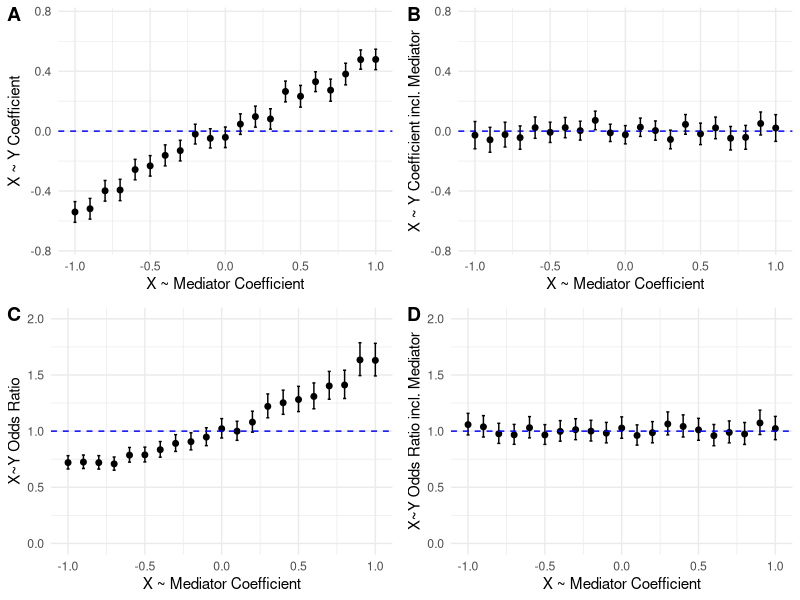
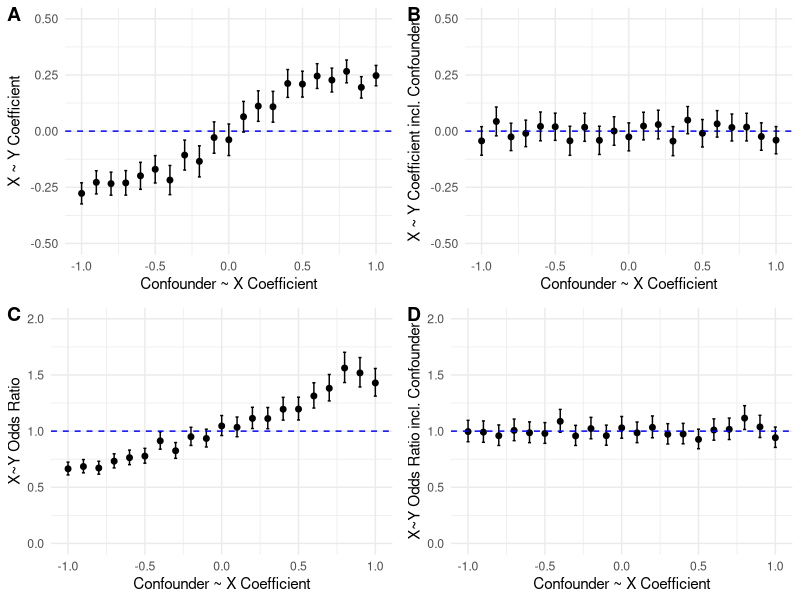

These charts were generated, in order, by the following R code: (Note: a time limit stopped this script after it produced the figures.)

# Student No. 2005070
# Dissertation Research Paper Code

# Contents:
# Scenario 1    line 21
# Scenario 2    line 407
# Scenario 3    line 605
# Scenario 4    line 808
# Scenario 5    line 975

################################################################################

# Loading useful libraries
library(tidyverse)
library(ggplot2)
library(ggpubr)

set.seed(27)

################################################################################
# Scenario 1
# Illustrating a mediator (linear regression)

# Creating the mediator simulation function

sim_Med <- function(betaXMed, betaMedY, betaXY){
  n <- 1000
  errorMed <- 1     # error / random noise scaling
  errorX   <- 1
  errorY   <- 1
  X   <- errorX*rnorm(n)                             # generate X from standard normal distribution
  Med <- betaXMed*X              + errorMed*rnorm(n) # generate Mediator from X
  Y   <- betaXY*X + betaMedY*Med + errorY*rnorm(n)   # generate Y from X and Mediator
  lm1 <- lm(Y~X)          # simple regression
  lm2 <- lm(Y~X+Med)      # multiple regression
  coefXY    <- lm1$coefficients[2]  # save the estimate effect of X on Y from the simple regression
  coefXMedY <- lm2$coefficients[2]  # save the estimate effect of X on Y from the multiple regression
  coefXY.up    <- confint(lm1)[2,2] # save confidence intervals for both regressions
  coefXY.lo    <- confint(lm1)[2,1]
  coefXMedY.up <- confint(lm2)[2,2]
  coefXMedY.lo <- confint(lm2)[2,1]
  return(data.frame(coefXY, coefXMedY,            # return the two coefficients
                    coefXY.lo, coefXY.up,         # and the confidence intervals
                    coefXMedY.lo, coefXMedY.up)) 
}

# Set the parameters we will be using
betaMedY <- 0.5   # the mediator has quite a strong (0.5 coefficient) effect on Y
betaXY   <- 0.0   # this is the true effect of X on Y, here set as zero

# Test the function
sim_Med(1, betaMedY, betaXY)

# Run a loop of betaXMed values from -1.0 to +1.0 
betaXMed <- seq(-1.0, 1.0, by = 0.1)

resultsMed <- lapply(betaXMed, sim_Med, betaMedY, betaXY)

Med_df <- bind_rows(resultsMed)
# head(Med_df) 

# Now we can plot the estimated coefficient from the two regression models to show 
# the bias caused by different levels of mediator bias.
# The plot includes horizontal line which should be set at the 'true' value of the coefficient.

# Graph for simple regression, showing mediator bias
plot1 <- ggplot(Med_df, aes(x=betaXMed, y=coefXY)) +
  geom_point(shape=19, size = 1.7)+
  ylim(-0.75, 0.75)+
  geom_hline(yintercept=0.0, linetype='dashed', color='blue') +
  geom_errorbar(aes(ymin=coefXY.lo, ymax=coefXY.up), width=.02, colour = "black") +
  theme_minimal() + 
  xlab("X ~ Mediator Coefficient") + ylab("X ~ Y Coefficient")

# Graph for multiple regression, accounting for mediator
plot2 <- ggplot(Med_df, aes(x=betaXMed, y=coefXMedY)) +
  geom_point(shape=19, size = 1.7)+
  ylim(-0.75, 0.75)+
  geom_hline(yintercept=0.0, linetype='dashed', color='blue') +
  geom_errorbar(aes(ymin=coefXMedY.lo, ymax=coefXMedY.up), width=.02, colour = "black") +
  theme_minimal() + 
  xlab("X ~ Mediator Coefficient") + ylab("X ~ Y Coefficient incl. Mediator")


################################################################################
# Scenario 1
# Illustrating a mediator (logistic regression)

sim_Med_log <- function(bMX){
  n <- 10000                # the number of observations in the study
  X <- rbinom(n, 1, 0.5)   # categorical factor X
  #bMX <- log(bMX)
  intX <- 0     # intercept for the effect of mediator on X
  intY <- 0     # intercept for the effect of mediator on Y
  bMY <- 2      # coefficient for the effect of mediator on Y
  bXY <- 0      # coefficient for the effect of X on Y
  
  pM <- 1 / (1 + exp(-intX-bMX*X))         # expected probabilities of mediator
  M2 <- rbinom(n, 1, pM)                   # observed values of mediator
  pY <- 1 / (1 + exp(-intY-bXY*X-bMY*M2))  # expected probabilities of Y
  Y2 <- rbinom(n, 1, pY)                   # observed values of Y
  
  dat <- data.frame(X, M2, Y2)
  
  # Now run the logistic regressions with the 'observed' values of X, Y and Con
  glm1 <- glm(Y2 ~ X, family = binomial)     
  glm2 <- glm(Y2 ~ X + M2, family = binomial) 
  
  coefXY    <- exp(glm1$coefficients[2])  # save the estimate effect of X on Y from the simple regression
  coefXMedY <- exp(glm2$coefficients[2])  # save the estimate effect of X on Y from the multiple regression
  coefXY.up <- exp(confint(glm1)[2,2])    # save confidence intervals
  coefXY.lo <- exp(confint(glm1)[2,1])
  coefXMedY.up <- exp(confint(glm2)[2,2])
  coefXMedY.lo <- exp(confint(glm2)[2,1])
  return(data.frame(coefXY, coefXMedY, coefXY.lo, coefXY.up, coefXMedY.lo, coefXMedY.up))
}

sim_Med_log(1)
bMX <- seq(-1, 1, by = 0.1)

resultslogMed <- lapply(bMX, sim_Med_log)

Med_logdf <- bind_rows(resultslogMed)
head(Med_logdf) 

# Graph showing coefficients biased by mediator
plot3 <- ggplot(Med_logdf, aes(x=bMX, y=coefXY)) +
  geom_point(shape=19, size = 1.7)+
  geom_errorbar(aes(ymin=coefXY.lo, ymax=coefXY.up), width=.02, colour = "black") +
  ylim(0, 2)+
  geom_hline(yintercept=1, linetype='dashed', color='blue') +
  ylab("X~Y Odds Ratio") + xlab("X ~ Mediator Coefficient") +
  theme_minimal()

# Graph showing coefficients unbiased by mediator
plot4 <- ggplot(Med_logdf, aes(x=bMX, y=coefXMedY)) +
  geom_point(shape=19, size = 1.7)+
  geom_errorbar(aes(ymin=coefXMedY.lo, ymax=coefXMedY.up), width=.02, colour = "black") +
  ylim(0, 2)+
  geom_hline(yintercept=1, linetype='dashed', color='blue') +
  ylab("X~Y Odds Ratio incl. Mediator") + xlab("X ~ Mediator Coefficient") +
  theme_minimal()

# View the graphs
ggarrange(plot1, plot2, plot3, plot4, labels = c("A", "B", "C", "D"),
          ncol = 2, nrow = 2)


################################################################################
# Scenario 1
# Illustrating a confounder (linear regression)

# Creating the confounder simulation function
sim_Con <- function(betaConX, betaConY, betaXY){
  n <- 1000
  errorCon <- 1    # error / random noise scaling
  errorX   <- 1
  errorY   <- 1
  Con <- errorCon*rnorm(n)                             # generate Confounder
  X   <- betaConX * Con              + errorX*rnorm(n) # generate X from Confounder
  Y   <- betaConY * Con + betaXY * X + errorY*rnorm(n) # generate Y from Confounder and (potentially) X
  lm1 <- lm(Y~X)         # simple regression
  lm2 <- lm(Y~X+Con)     # multiple regression
  coefXY    <- lm1$coefficients[2]  # save the estimate effect of X on Y from the simple regression
  coefXYCon <- lm2$coefficients[2]  # save the estimate effect of X on Y from the multiple regression
  coefXY.up    <- confint(lm1)[2,2] # save confidence intervals for both regressions
  coefXY.lo    <- confint(lm1)[2,1]
  coefXYCon.up <- confint(lm2)[2,2]
  coefXYCon.lo <- confint(lm2)[2,1]
  return(data.frame(coefXY, coefXYCon,            # return the two coefficients
                    coefXY.lo, coefXY.up,         # and the confidence intervals
                    coefXYCon.lo, coefXYCon.up)) 
}

# Set the parameters we will be using
betaConY <- 0.5  # the confounder has quite a strong (0.5 coefficient) effect on Y
betaXY   <- 0.0  # this is the true effect of X on Y, here set as zero

# Test the function
sim_Con(1, betaConY, betaXY) 

# Running the function in a loop using different betaConX values between -1.0 (strong confounded 
# negative correlation) and +1.0 (strong confounded positive correlation). 0 means no confounding.
betaConX <- seq(-1.0, 1.0, by = 0.1)

resultsCon <- lapply(betaConX, sim_Con, betaConY, betaXY)

Con_df <- bind_rows(resultsCon)
# head(Con_df) # examine the output

# Now we can plot the estimated coefficient from the two regression models to show 
# the bias caused by different levels of confounding.
# The plot includes horizontal line which should be set at the 'true' value of the coefficient.

# Graph for simple regression, showing confounding bias
plot5 <- ggplot(Con_df, aes(x=betaConX, y=coefXY)) +
  geom_point(shape=19, size = 1.7)+
  ylim(-0.5, 0.5)+
  geom_hline(yintercept=0.0, linetype='dashed', color='blue') +
  geom_errorbar(aes(ymin=coefXY.lo, ymax=coefXY.up), width=.02, colour = "black") +
  theme_minimal() + 
  xlab("Confounder ~ X Coefficient") + ylab("X ~ Y Coefficient")

# Graph for multiple regression, accounting for confounder
plot6 <- ggplot(Con_df, aes(x=betaConX, y=coefXYCon)) +
  geom_point(shape=19, size = 1.7)+
  ylim(-0.5, 0.5)+
  geom_hline(yintercept=0.0, linetype='dashed', color='blue') +
  geom_errorbar(aes(ymin=coefXYCon.lo, ymax=coefXYCon.up), width=.02, colour = "black") +
  theme_minimal() + 
  xlab("Confounder ~ X Coefficient") + ylab("X ~ Y Coefficient incl. Confounder")


################################################################################
# Scenario 1
# Illustrating a confounder (logistic regression)

sim_Con_log <- function(bCX){
  n <- 10000      # the number of observations in the study
  #bCX <- log(bCX)
  C <- rbinom(n, 1, 0.5)      # simulate n values of C from the binomial distribution
  
  intX <- 0     # the intercept for the logistic regressions for the effect of the confounder on X
  intY <- 0     # the intercept for the logistic regressions for the effect of the confounder on Y
  bCY <- 2      # the coefficient for the effect of the confounder on Y (the log of the odds ratio)
  
  pX <- 1 / (1 + exp(-intX-bCX*C))   # EXPECTED probabilities of X given the value of the confounder
  pY <- 1 / (1 + exp(-intY-bCY*C))   # EXPECTED probabilities of Y given the value of the confounder
  
  X2 <- rbinom(n, 1, pX)  # Use the Expected probabilities for X to generate a value either 1 or 0 for the OBSERVED value of X
  Y2 <- rbinom(n, 1, pY)  # Use the Expected probabilities for Y to generate a value either 1 or 0 for the OBSERVED value of Y
  
  dat <- data.frame(C, X2, Y2)
  
  # Now run the logistic regressions with the 'observed' values of X, Y and Con
  glm1 <- glm(Y2 ~ X2, family = binomial)     
  glm2 <- glm(Y2 ~ X2 + C, family = binomial) 
  coefXY    <- exp(glm1$coefficients[2])  # save the estimate effect of X on Y from the simple regression
  coefXYCon <- exp(glm2$coefficients[2])  # save the estimate effect of X on Y from the multiple regression
  coefXY.up <- exp(confint(glm1)[2,2])    # save confidence intervals
  coefXY.lo <- exp(confint(glm1)[2,1])
  coefXYCon.up <- exp(confint(glm2)[2,2])
  coefXYCon.lo <- exp(confint(glm2)[2,1])
  return(data.frame(coefXY, coefXYCon, coefXY.lo, coefXY.up, coefXYCon.lo, coefXYCon.up))
}

sim_Con_log(1)

bCX <- seq(-1.0, 1.0, by = 0.1)

resultslogCon <- lapply(bCX, sim_Con_log)

Con_logdf <- bind_rows(resultslogCon)
head(Con_logdf) 

# Graph showing coefficients biased by confounder
plot7 <- ggplot(Con_logdf, aes(x=bCX, y=coefXY)) +
  geom_point(shape=19, size = 1.7)+
  geom_errorbar(aes(ymin=coefXY.lo, ymax=coefXY.up), width=.02, colour = "black") +
  ylim(0, 2)+
  geom_hline(yintercept=1, linetype='dashed', color='blue') +
  ylab("X~Y Odds Ratio") + xlab("Confounder ~ X Coefficient") +
  theme_minimal()

# Graph showing coefficients unbiased by confounder
plot8 <- ggplot(Con_logdf, aes(x=bCX, y=coefXYCon)) +
  geom_point(shape=19, size = 1.7)+
  geom_errorbar(aes(ymin=coefXYCon.lo, ymax=coefXYCon.up), width=.02, colour = "black") +
  ylim(0, 2)+
  geom_hline(yintercept=1, linetype='dashed', color='blue') +
  ylab("X~Y Odds Ratio incl. Confounder") + xlab("Confounder ~ X Coefficient") +
  theme_minimal()

# View the graphs
ggarrange(plot5, plot6, plot7, plot8, labels = c("A", "B", "C", "D"),
          ncol = 2, nrow = 2)


################################################################################
# Scenario 1
# Illustrating a collider (linear regression)

# Creating the collider simulation function
sim_Col <- function(betaXCol, betaYCol, betaXY){
  n <- 1000
  errorCol <- 1    # error / random noise scaling
  errorX   <- 1
  errorY   <- 1
  X   <- errorX*rnorm(n)                             # generate X from standard normal distribution
  Y   <- betaXY*X                + errorY*rnorm(n)   # generate Y from standard normal distribution and X
  Col <- betaXCol*X + betaYCol*Y + errorCol*rnorm(n) # generate Collider from X and Y
  lm1 <- lm(Y~X)          # simple regression
  lm2 <- lm(Y~X+Col)      # multiple regression
  coefXY    <- lm1$coefficients[2]  # save the estimate effect of X on Y from the simple regression
  coefXYCol <- lm2$coefficients[2]  # save the estimate effect of X on Y from the multiple regression 
  coefXY.up    <- confint(lm1)[2,2] # save confidence intervals for both regressions
  coefXY.lo    <- confint(lm1)[2,1]
  coefXYCol.up <- confint(lm2)[2,2]
  coefXYCol.lo <- confint(lm2)[2,1]
  return(data.frame(coefXY, coefXYCol,            # return the two coefficients
                    coefXY.lo, coefXY.up,         # and the confidence intervals
                    coefXYCol.lo, coefXYCol.up)) 
}

# Set the parameters we will be using
betaYCol <- 0.5  # Y has quite a strong (0.5 coefficient) effect on the collider
betaXY   <- 0.0  # this is the true effect of X on Y, here set as zero

# Test the function
sim_Col(1, betaYCol, betaXY)

# Run a loop of betaXCol values from -1.0 to +1.0 
betaXCol <- seq(-1.0, 1.0, by = 0.1)

resultsCol <- lapply(betaXCol, sim_Col, betaYCol, betaXY)

Col_df <- bind_rows(resultsCol)
# head(Col_df) 

# Now we can plot the estimated coefficient from the two regression models to show 
# the bias caused by different levels of collider bias.
# The plot includes horizontal line which should be set at the 'true' value of the coefficient.

# Graph for multiple regression, showing collider bias
plot9 <- ggplot(Col_df, aes(x=betaXCol, y=coefXYCol)) +
  geom_point(shape=19, size = 1.7)+
  ylim(-0.6, 0.6)+
  geom_hline(yintercept=0.0, linetype='dashed', color='blue') +
  geom_errorbar(aes(ymin=coefXYCol.lo, ymax=coefXYCol.up), width=.02, colour = "black") +
  theme_minimal() + 
  xlab("X ~ Collider Coefficient") + ylab("X ~ Y Coefficient incl. Collider")

# Graph for simple regression, unbiased by the collider
plot10 <- ggplot(Col_df, aes(x=betaXCol, y=coefXY)) +
  geom_point(shape=19, size = 1.7)+
  ylim(-0.6, 0.6)+
  geom_hline(yintercept=0.0, linetype='dashed', color='blue') +
  geom_errorbar(aes(ymin=coefXY.lo, ymax=coefXY.up), width=.02, colour = "black") +
  theme_minimal() + 
  xlab("X ~ Collider Coefficient") + ylab("X ~ Y Coefficient")


################################################################################
# Scenario 1
# Illustrating a collider (logistic regression)

sim_Col_log <- function(bC2X){
  n <- 10000                 # the number of observations in the study
  X <- rbinom(n, 1, 0.5)    # categorical factor X
  #bC2X <- log(bC2X)
  intX <- 0     # intercept for the effect of collider on X
  intY <- 0     # intercept for the effect of collider on Y
  bC2Y <- 2     # coefficient for the effect of collider on Y
  bXY  <- 0     # coefficient for the effect of X on Y
  
  pY <- 1 / (1 + exp(-intY-bXY*X))           # expected probabilities of Y
  Y2 <- rbinom(n, 1, pY)                     # observed values of Y
  pC <- 1 / (1 + exp(-intX-bC2X*X-bC2Y*Y2))  # expected probabilities of collider
  C2 <- rbinom(n, 1, pC)                     # observed values of collider
  
  dat <- data.frame(X, C2, Y2)
  
  glm1 <- glm(Y2 ~ X, family = binomial)   
  glm2 <- glm(Y2 ~ X + C2, family = binomial)  
  
  coefXY    <- exp(glm1$coefficients[2])  # save the estimate effect of X on Y from the simple regression
  coefXYCol <- exp(glm2$coefficients[2])
  coefXY.up <- exp(confint(glm1)[2,2])    # save confidence intervals
  coefXY.lo <- exp(confint(glm1)[2,1])
  coefXYCol.up <- exp(confint(glm2)[2,2])
  coefXYCol.lo <- exp(confint(glm2)[2,1])
  return(data.frame(coefXY, coefXYCol, coefXY.lo, coefXY.up, coefXYCol.lo, coefXYCol.up))
}

sim_Col_log(1)
bC2X <- seq(-1, 1, by = 0.1)

resultslogCol <- lapply(bC2X, sim_Col_log)

Col_logdf <- bind_rows(resultslogCol)
head(Col_logdf) 

# Graph showing coefficients unbiased by confounder
plot11 <- ggplot(Col_logdf, aes(x=bC2X, y=coefXYCol)) +
  geom_point()+
  geom_errorbar(aes(ymin=coefXYCol.lo, ymax=coefXYCol.up), width=.02, colour = "black") +
  ylim(0, 2)+
  geom_hline(yintercept=1, linetype='dashed', color='blue') +
  ylab("X~Y Odds Ratio incl. Collider") + xlab("X ~ Collider Coefficient") +
  theme_minimal()

# Graph showing coefficients unbiased by collider
plot12 <- ggplot(Col_logdf, aes(x=bC2X, y=coefXY)) +
  geom_point()+
  geom_errorbar(aes(ymin=coefXY.lo, ymax=coefXY.up), width=.02, colour = "black") +
  ylim(0, 2)+
  geom_hline(yintercept=1, linetype='dashed', color='blue') +
  ylab("X~Y Odds Ratio") + xlab("X ~ Collider Coefficient") +
  theme_minimal()

# View the graphs
ggarrange(plot9, plot10, plot11, plot12, labels = c("A", "B", "C", "D"),
          ncol = 2, nrow = 2)


################################################################################
# Scenario 2
# Mediator ~ Y variation

# Set the parameters we will be using
betaXY   <- 0.0   # this is the true effect of X on Y, here set as zero

# Run a loop of betaXMed values from -1.0 to +1.0 
betaXMed <- seq(-1.0, 1.0, by = 0.1)

resultsMed1 <- lapply(betaXMed, sim_Med, betaMedY = 0.25, betaXY) %>%
  bind_rows()
# head(resultsMed1) # examine the output
resultsMed2 <- lapply(betaXMed, sim_Med, betaMedY = 0.50, betaXY) %>%
  bind_rows()
# head(resultsMed2) # examine the output
resultsMed3 <- lapply(betaXMed, sim_Med, betaMedY = 0.75, betaXY) %>%
  bind_rows()
# head(resultsMed3) # examine the output

# Now we can plot the estimated coefficient from the two regression models to show 
# the bias caused by different levels of mediator bias.
# The plot includes horizontal line which should be set at the 'true' value of the coefficient.

# Graph for simple regression, showing mediator bias
plot13 <- ggplot(NULL, aes(x=betaXMed, y=coefXY)) +
  geom_point(data=resultsMed1, shape=19, size = 1.7, aes(colour="0.25")) +
  stat_smooth(data=resultsMed1, method=loess, colour = "darkgoldenrod1", fill = "lemonchiffon") +
  geom_errorbar(data=resultsMed1,aes(ymin=coefXY.lo, ymax=coefXY.up), width = .02, colour='darkgoldenrod1') +
  geom_point(data=resultsMed2, shape=19, size = 1.7, aes(colour="0.50")) +
  stat_smooth(data=resultsMed2, method=loess, colour = "darkorange2", fill = "bisque") +
  geom_errorbar(data=resultsMed2,aes(ymin=coefXY.lo, ymax=coefXY.up), width = .02, colour='darkorange2') +
  geom_point(data=resultsMed3, shape=19, size = 1.7, aes(colour="0.75")) +
  stat_smooth(data=resultsMed3, method=loess, colour = "sienna", fill = "antiquewhite") +
  geom_errorbar(data=resultsMed3,aes(ymin=coefXY.lo, ymax=coefXY.up), width = .02, colour='sienna') +
  geom_hline(yintercept=0.0, linetype='dashed', colour='blue') +  
  scale_color_manual(name="Mediator ~ Y", 
                     breaks=c("0.25", "0.50", "0.75"),
                     values = c("darkgoldenrod1", "darkorange2", "sienna")) +
  ylim(-1, 1) +
  theme_minimal() + 
  xlab("X ~ Mediator Coefficient") + ylab("X ~ Y Coefficient") +
  theme(legend.position = "none")

# Graph for multiple regression, accounting for mediator
plot14 <- ggplot(NULL, aes(x=betaXMed, y=coefXMedY)) +
  geom_point(data=resultsMed1, shape=19, size = 1.7, aes(colour="0.25")) +
  geom_errorbar(data=resultsMed1,aes(ymin=coefXMedY.lo, ymax=coefXMedY.up), width = .02, colour='darkgoldenrod1') +
  geom_point(data=resultsMed2, shape=19, size = 1.7, aes(colour="0.50")) +
  geom_errorbar(data=resultsMed2,aes(ymin=coefXMedY.lo, ymax=coefXMedY.up), width = .02, colour='darkorange2') +
  geom_point(data=resultsMed3, shape=19, size = 1.7, aes(colour="0.75")) +
  geom_errorbar(data=resultsMed3,aes(ymin=coefXMedY.lo, ymax=coefXMedY.up), width = .02, colour='sienna') +
  geom_hline(yintercept=0.0, linetype='dashed', colour='blue') +  
  scale_color_manual(name="Mediator ~ Y", 
                     breaks=c("0.25", "0.50", "0.75"),
                     values = c("darkgoldenrod1", "darkorange2", "sienna")) +  
  ylim(-1, 1) +
  theme_minimal() + 
  xlab("X ~ Mediator Coefficient") + ylab("X ~ Y Coefficient incl. Mediator") +
  theme(legend.position = "none")

# View the graphs
ggarrange(plot13, plot14,
          ncol = 2, nrow = 1)


################################################################################
# Scenario 2
# Confounder ~ Y variation

# Set the parameters we will be using
betaXY   <- 0.0  # this is the true effect of X on Y, here set as zero

# Running the function in a loop using different betaConX values between -1.0 (strong confounded 
# negative correlation) and +1.0 (strong confounded positive correlation). 0 means no confounding.
betaConX <- seq(-1.0, 1.0, by = 0.1)

resultsCon1 <- lapply(betaConX, sim_Con, betaConY = 0.25, betaXY) %>%
  bind_rows()
# head(resultsCon1) # examine the output
resultsCon2 <- lapply(betaConX, sim_Con, betaConY = 0.50, betaXY) %>%
  bind_rows()
# head(resultsCon2) # examine the output
resultsCon3 <- lapply(betaConX, sim_Con, betaConY = 0.75, betaXY) %>%
  bind_rows()
# head(resultsCon3) # examine the output

# Now we can plot the estimated coefficient from the two regression models to show 
# the bias caused by different levels of confounding.
# The plot includes horizontal line which should be set at the 'true' value of the coefficient.

# Graph for simple regression, showing confounding bias
plot15 <- ggplot(NULL, aes(x=betaConX, y=coefXY)) +
  geom_point(data=resultsCon1, shape=19, size = 1.7, aes(colour="0.25")) +
  stat_smooth(data=resultsCon1, method=loess, colour = "darkgoldenrod1", fill = "lemonchiffon") +
  geom_errorbar(data=resultsCon1,aes(ymin=coefXY.lo, ymax=coefXY.up), width = .02, colour='darkgoldenrod1') +
  geom_point(data=resultsCon2, shape=19, size = 1.7, aes(colour="0.50")) +
  stat_smooth(data=resultsCon2, method=loess, colour = "darkorange2", fill = "bisque") +
  geom_errorbar(data=resultsCon2,aes(ymin=coefXY.lo, ymax=coefXY.up), width = .02, colour='darkorange2') +
  geom_point(data=resultsCon3, shape=19, size = 1.7, aes(colour="0.75")) +
  stat_smooth(data=resultsCon3, method=loess, colour = "sienna", fill = "antiquewhite") +
  geom_errorbar(data=resultsCon3,aes(ymin=coefXY.lo, ymax=coefXY.up), width = .02, colour='sienna') +
  geom_hline(yintercept=0.0, linetype='dashed', colour='blue') +  
  scale_color_manual(name="Confounder ~ Y", 
                     breaks=c("0.25", "0.50", "0.75"),
                     values = c("darkgoldenrod1", "darkorange2", "sienna")) +  
  ylim(-0.5, 0.5) + theme_minimal() + 
  xlab("Confounder ~ X Coefficient") + ylab("X ~ Y Coefficient") +
  theme(legend.position = "none")

# Graph for multiple regression, accounting for confounder
plot16 <- ggplot(NULL, aes(x=betaConX, y=coefXYCon)) +
  geom_point(data=resultsCon1, shape=19, size = 1.7, aes(colour="0.25")) +
  geom_errorbar(data=resultsCon1,aes(ymin=coefXYCon.lo, ymax=coefXYCon.up), width = .02, colour='darkgoldenrod1') +
  geom_point(data=resultsCon2, shape=19, size = 1.7, aes(colour="0.50")) +
  geom_errorbar(data=resultsCon2,aes(ymin=coefXYCon.lo, ymax=coefXYCon.up), width = .02, colour='darkorange2') +
  geom_point(data=resultsCon3, shape=19, size = 1.7, aes(colour="0.75")) +
  geom_errorbar(data=resultsCon3,aes(ymin=coefXYCon.lo, ymax=coefXYCon.up), width = .02, colour='sienna') +
  geom_hline(yintercept=0.0, linetype='dashed', colour='blue') +  
  scale_color_manual(name="Confounder ~ Y", 
                     breaks=c("0.25", "0.50", "0.75"),
                     values = c("darkgoldenrod1", "darkorange2", "sienna")) +  
  ylim(-0.5, 0.5) + theme_minimal() + 
  xlab("Confounder ~ X Coefficient") + ylab("X ~ Y Coefficient incl. Confounder") +
  theme(legend.position = "none")

# View the graphs
ggarrange(plot15, plot16,
          ncol = 2, nrow = 1)


################################################################################
# Scenario 2
# Y ~ Collider variation

# Set the parameters we will be using
betaXY   <- 0.0  # this is the true effect of X on Y, here set as zero

# Running the function in a loop using different betaXCol values between -1.0 (strong confounded 
# negative correlation) and +1.0 (strong confounded positive correlation). 0 means no confounding.
betaXCol <- seq(-1.0, 1.0, by = 0.1)

resultsCol1 <- lapply(betaXCol, sim_Col, betaYCol = 0.25, betaXY) %>%
  bind_rows() 
# head(resultsCol1) # examine the output
resultsCol2 <- lapply(betaXCol, sim_Col, betaYCol = 0.50, betaXY) %>%
  bind_rows()
# head(resultsCol2) # examine the output
resultsCol3 <- lapply(betaXCol, sim_Col, betaYCol = 0.75, betaXY) %>%
  bind_rows()
# head(resultsCol3) # examine the output

# Now we can plot the estimated coefficient from the two regression models to show 
# the bias caused by different levels of collider bias.
# The plot includes horizontal line which should be set at the 'true' value of the coefficient.

# Graph for multiple regression, showing collider bias
plot17 <- ggplot(NULL, aes(x=betaXCol, y=coefXYCol)) +
  geom_point(data=resultsCol1, shape=19, size = 1.7, aes(colour="0.25")) +
  stat_smooth(data=resultsCol1, method=loess, colour = "darkgoldenrod1", fill = "lemonchiffon") +
  geom_errorbar(data=resultsCol1,aes(ymin=coefXYCol.lo, ymax=coefXYCol.up), width = .02, colour='darkgoldenrod1') +
  geom_point(data=resultsCol2, shape=19, size = 1.7, aes(colour="0.50")) +
  stat_smooth(data=resultsCol2, method=loess, colour = "darkorange2", fill = "bisque") +
  geom_errorbar(data=resultsCol2,aes(ymin=coefXYCol.lo, ymax=coefXYCol.up), width = .02, colour='darkorange2') +
  geom_point(data=resultsCol3, shape=19, size = 1.7, aes(colour="0.75")) +
  stat_smooth(data=resultsCol3, method=loess, colour = "sienna", fill = "antiquewhite") +
  geom_errorbar(data=resultsCol3,aes(ymin=coefXYCol.lo, ymax=coefXYCol.up), width = .02, colour='sienna') +
  geom_hline(yintercept=0.0, linetype='dashed', colour='blue') +  
  scale_color_manual(name="Y ~ Collider", 
                     breaks=c("0.25", "0.50", "0.75"),
                     values = c("darkgoldenrod1", "darkorange2", "sienna")) +
  ylim(-0.6, 0.6) +
  theme_minimal() + 
  xlab("X ~ Collider Coefficient") + ylab("X ~ Y Coefficient incl. Collider") +
  theme(legend.position = "none")

# Graph for simple regression, unbiased by collider
plot18 <- ggplot(NULL, aes(x=betaXCol, y=coefXY)) +
  geom_point(data=resultsCol1, shape=19, size = 1.7, aes(colour="0.25")) +
  geom_errorbar(data=resultsCol1,aes(ymin=coefXY.lo, ymax=coefXY.up), width = .02, colour='darkgoldenrod1') +
  geom_point(data=resultsCol2, shape=19, size = 1.7, aes(colour="0.50")) +
  geom_errorbar(data=resultsCol2,aes(ymin=coefXY.lo, ymax=coefXY.up), width = .02, colour='darkorange2') +
  geom_point(data=resultsCol3, shape=19, size = 1.7, aes(colour="0.75")) +
  geom_errorbar(data=resultsCol3,aes(ymin=coefXY.lo, ymax=coefXY.up), width = .02, colour='sienna') +
  geom_hline(yintercept=0.0, linetype='dashed', colour='blue') +  
  scale_color_manual(name="Y ~ Collider", 
                     breaks=c("0.25", "0.50", "0.75"),
                     values = c("darkgoldenrod1", "darkorange2", "sienna")) +  
  ylim(-0.6, 0.6) +
  theme_minimal() + 
  xlab("X ~ Collider Coefficient") + ylab("X ~ Y Coefficient") +
  theme(legend.position = "none")

# View the graphs
ggarrange(plot17, plot18,
          ncol = 2, nrow = 1)


################################################################################
# Scenario 3
# X ~ Y variation (mediator)

# Set the parameters we will be using
betaMedY <- 0.5   # this is the true effect of X on Y, here set as zero

# Run a loop of betaXMed values from -1.0 to +1.0 
betaXMed <- seq(-1.0, 1.0, by = 0.1)

resultsMed1 <- lapply(betaXMed, sim_Med, betaMedY, betaXY = 0.25) %>%
  bind_rows()
# head(resultsMed1) # examine the output
resultsMed2 <- lapply(betaXMed, sim_Med, betaMedY, betaXY = 0.50) %>%
  bind_rows()
# head(resultsMed2) # examine the output
resultsMed3 <- lapply(betaXMed, sim_Med, betaMedY, betaXY = 0.75) %>%
  bind_rows()
# head(resultsMed3) # examine the output

# Now we can plot the estimated coefficient from the two regression models to show 
# the bias caused by different levels of mediator bias.
# The plot includes horizontal line which should be set at the 'true' value of the coefficient.

# Graph for simple regression, showing mediator bias
plot19 <- ggplot(NULL, aes(x=betaXMed, y=coefXY)) +
  geom_point(data=resultsMed1, shape=19, size = 1.7, aes(colour="0.25")) +
  geom_errorbar(data=resultsMed1,aes(ymin=coefXY.lo, ymax=coefXY.up), width = .02, colour='darkgoldenrod1') +
  geom_point(data=resultsMed2, shape=19, size = 1.7, aes(colour="0.50")) +
  geom_errorbar(data=resultsMed2,aes(ymin=coefXY.lo, ymax=coefXY.up), width = .02, colour='darkorange2') +
  geom_point(data=resultsMed3, shape=19, size = 1.7, aes(colour="0.75")) +
  geom_errorbar(data=resultsMed3,aes(ymin=coefXY.lo, ymax=coefXY.up), width = .02, colour='sienna') +
  geom_hline(yintercept=0.25, linetype='dashed', colour='darkgoldenrod1') +  
  geom_hline(yintercept=0.50, linetype='dashed', colour='darkorange2') +  
  geom_hline(yintercept=0.75, linetype='dashed', colour='sienna') +  
  scale_color_manual(name="True X ~ Y", 
                     breaks=c("0.25", "0.50", "0.75"),
                     values = c("darkgoldenrod1", "darkorange2", "sienna")) +
  ylim(-0.5, 1.5) +
  theme_minimal() + 
  xlab("X ~ Mediator Coefficient") + ylab("X ~ Y Coefficient") +
  theme(legend.position = "none")

# Graph for multiple regression, accounting for mediator
plot20 <- ggplot(NULL, aes(x=betaXMed, y=coefXMedY)) +
  geom_point(data=resultsMed1, shape=19, size = 1.7, aes(colour="0.25")) +
  geom_errorbar(data=resultsMed1,aes(ymin=coefXMedY.lo, ymax=coefXMedY.up), width = .02, colour='darkgoldenrod1') +
  geom_point(data=resultsMed2, shape=19, size = 1.7, aes(colour="0.50")) +
  geom_errorbar(data=resultsMed2,aes(ymin=coefXMedY.lo, ymax=coefXMedY.up), width = .02, colour='darkorange2') +
  geom_point(data=resultsMed3, shape=19, size = 1.7, aes(colour="0.75")) +
  geom_errorbar(data=resultsMed3,aes(ymin=coefXMedY.lo, ymax=coefXMedY.up), width = .02, colour='sienna') +
  geom_hline(yintercept=0.25, linetype='dashed', colour='darkgoldenrod1') +  
  geom_hline(yintercept=0.50, linetype='dashed', colour='darkorange2') +  
  geom_hline(yintercept=0.75, linetype='dashed', colour='sienna') +  
  scale_color_manual(name="True X ~ Y", 
                     breaks=c("0.25", "0.50", "0.75"),
                     values = c("darkgoldenrod1", "darkorange2", "sienna")) +  
  ylim(-0.5, 1.5) +
  theme_minimal() + 
  xlab("X ~ Mediator Coefficient") + ylab("X ~ Y Coefficient incl. Mediator") +
  theme(legend.position = "none")

# View the graphs
ggarrange(plot19, plot20,
          ncol = 2, nrow = 1)


################################################################################
# Scenario 3
# X ~ Y variation (confounder)

# Set the parameters we will be using
betaConY <- 0.5  # the confounder has quite a strong (0.5 coefficient) effect on Y

# Running the function in a loop using different betaConX values between -1.0 (strong confounded 
# negative correlation) and +1.0 (strong confounded positive correlation). 0 means no confounding.
betaConX <- seq(-1.0, 1.0, by = 0.1)

resultsCon1 <- lapply(betaConX, sim_Con, betaConY, betaXY = 0.25) %>%
  bind_rows()
# head(resultsCon1) # examine the output
resultsCon2 <- lapply(betaConX, sim_Con, betaConY, betaXY = 0.50) %>%
  bind_rows()
# head(resultsCon2) # examine the output
resultsCon3 <- lapply(betaConX, sim_Con, betaConY, betaXY = 0.75) %>%
  bind_rows()
# head(resultsCon3) # examine the output

# Now we can plot the estimated coefficient from the two regression models to show 
# the bias caused by different levels of confounding.
# The plot includes horizontal line which should be set at the 'true' value of the coefficient.

# Graph for simple regression, showing confounding bias
plot21 <- ggplot(NULL, aes(x=betaConX, y=coefXY)) +
  geom_point(data=resultsCon1, shape=19, size = 1.7, aes(colour="0.25")) +
  geom_errorbar(data=resultsCon1,aes(ymin=coefXY.lo, ymax=coefXY.up), width = .02, colour='darkgoldenrod1') +
  geom_point(data=resultsCon2, shape=19, size = 1.7, aes(colour="0.50")) +
  geom_errorbar(data=resultsCon2,aes(ymin=coefXY.lo, ymax=coefXY.up), width = .02, colour='darkorange2') +
  geom_point(data=resultsCon3, shape=19, size = 1.7, aes(colour="0.75")) +
  geom_errorbar(data=resultsCon3,aes(ymin=coefXY.lo, ymax=coefXY.up), width = .02, colour='sienna') +
  geom_hline(yintercept=0.25, linetype='dashed', colour='darkgoldenrod1') +  
  geom_hline(yintercept=0.50, linetype='dashed', colour='darkorange2') +  
  geom_hline(yintercept=0.75, linetype='dashed', colour='sienna') +  
  scale_color_manual(name="True X ~ Y", 
                     breaks=c("0.25", "0.50", "0.75"),
                     values = c("darkgoldenrod1", "darkorange2", "sienna")) +  
  ylim(-0.2, 1.2) +
  theme_minimal() + 
  xlab("Confounder ~ X Coefficient") + ylab("X ~ Y Coefficient") +
  theme(legend.position = "none")

# Graph for multiple regression, accounting for confounder
plot22 <- ggplot(NULL, aes(x=betaConX, y=coefXYCon)) +
  geom_point(data=resultsCon1, shape=19, size = 1.7, aes(colour="0.25")) +
  geom_errorbar(data=resultsCon1,aes(ymin=coefXYCon.lo, ymax=coefXYCon.up), width = .02, colour='darkgoldenrod1') +
  geom_point(data=resultsCon2, shape=19, size = 1.7, aes(colour="0.50")) +
  geom_errorbar(data=resultsCon2,aes(ymin=coefXYCon.lo, ymax=coefXYCon.up), width = .02, colour='darkorange2') +
  geom_point(data=resultsCon3, shape=19, size = 1.7, aes(colour="0.75")) +
  geom_errorbar(data=resultsCon3,aes(ymin=coefXYCon.lo, ymax=coefXYCon.up), width = .02, colour='sienna') +
  geom_hline(yintercept=0.25, linetype='dashed', colour='darkgoldenrod1') +  
  geom_hline(yintercept=0.50, linetype='dashed', colour='darkorange2') +  
  geom_hline(yintercept=0.75, linetype='dashed', colour='sienna') +  
  scale_color_manual(name="True X ~ Y", 
                     breaks=c("0.25", "0.50", "0.75"),
                     values = c("darkgoldenrod1", "darkorange2", "sienna")) +  
  ylim(-0.2, 1.2) +
  theme_minimal() + 
  xlab("Confounder ~ X Coefficient") + ylab("X ~ Y Coefficient incl. Confounder") +
  theme(legend.position = "none")

# View the graphs
ggarrange(plot21, plot22,
          ncol = 2, nrow = 1)


################################################################################
# Scenario 3
# X ~ Y variation (collider)

# Set the parameters we will be using
betaYCol <- 0.5  # this is the true effect of Y on the collider, here set as 0.5

# Running the function in a loop using different betaXCol values between -1.0 (strong confounded 
# negative correlation) and +1.0 (strong confounded positive correlation). 0 means no confounding.
betaXCol <- seq(-1.0, 1.0, by = 0.1)

resultsCol1 <- lapply(betaXCol, sim_Col, betaYCol, betaXY = 0.25) %>%
  bind_rows() 
# head(resultsCol1) # examine the output
resultsCol2 <- lapply(betaXCol, sim_Col, betaYCol, betaXY = 0.50) %>%
  bind_rows()
# head(resultsCol2) # examine the output
resultsCol3 <- lapply(betaXCol, sim_Col, betaYCol, betaXY = 0.75) %>%
  bind_rows()
# head(resultsCol3) # examine the output

# Now we can plot the estimated coefficient from the two regression models to show 
# the bias caused by different levels of collider bias.
# The plot includes horizontal line which should be set at the 'true' value of the coefficient.

# Graph for multiple regression, showing collider bias
plot23 <- ggplot(NULL, aes(x=betaXCol, y=coefXYCol)) +
  geom_point(data=resultsCol1, shape=19, size = 1.7, aes(colour="0.25")) +
  geom_errorbar(data=resultsCol1,aes(ymin=coefXYCol.lo, ymax=coefXYCol.up), width = .02, colour='darkgoldenrod1') +
  geom_point(data=resultsCol2, shape=19, size = 1.7, aes(colour="0.50")) +
  geom_errorbar(data=resultsCol2,aes(ymin=coefXYCol.lo, ymax=coefXYCol.up), width = .02, colour='darkorange2') +
  geom_point(data=resultsCol3, shape=19, size = 1.7, aes(colour="0.75")) +
  geom_errorbar(data=resultsCol3,aes(ymin=coefXYCol.lo, ymax=coefXYCol.up), width = .02, colour='sienna') +
  geom_hline(yintercept=0.25, linetype='dashed', colour='darkgoldenrod1') +  
  geom_hline(yintercept=0.50, linetype='dashed', colour='darkorange2') +  
  geom_hline(yintercept=0.75, linetype='dashed', colour='sienna') +  
  scale_color_manual(name="True X ~ Y", 
                     breaks=c("0.25", "0.50", "0.75"),
                     values = c("darkgoldenrod1", "darkorange2", "sienna")) +
  ylim(-0.3, 1.3) +
  theme_minimal() + 
  xlab("X ~ Collider Coefficient") + ylab("X ~ Y Coefficient incl. Collider") +
  theme(legend.position = "none")

# Graph for simple regression, unbiased by collider
plot24 <- ggplot(NULL, aes(x=betaXCol, y=coefXY)) +
  geom_point(data=resultsCol1, shape=19, size = 1.7, aes(colour="0.25")) +
  geom_errorbar(data=resultsCol1,aes(ymin=coefXY.lo, ymax=coefXY.up), width = .02, colour='darkgoldenrod1') +
  geom_point(data=resultsCol2, shape=19, size = 1.7, aes(colour="0.50")) +
  geom_errorbar(data=resultsCol2,aes(ymin=coefXY.lo, ymax=coefXY.up), width = .02, colour='darkorange2') +
  geom_point(data=resultsCol3, shape=19, size = 1.7, aes(colour="0.75")) +
  geom_errorbar(data=resultsCol3,aes(ymin=coefXY.lo, ymax=coefXY.up), width = .02, colour='sienna') +
  geom_hline(yintercept=0.25, linetype='dashed', colour='darkgoldenrod1') +  
  geom_hline(yintercept=0.50, linetype='dashed', colour='darkorange2') +  
  geom_hline(yintercept=0.75, linetype='dashed', colour='sienna') +  
  scale_color_manual(name="True X ~ Y", 
                     breaks=c("0.25", "0.50", "0.75"),
                     values = c("darkgoldenrod1", "darkorange2", "sienna")) +  
  ylim(-0.3, 1.3) +
  theme_minimal() + 
  xlab("X ~ Collider Coefficient") + ylab("X ~ Y Coefficient") +
  theme(legend.position = "none")

# View the graphs
ggarrange(plot23, plot24,
          ncol = 2, nrow = 1)


################################################################################
# Scenario 4
# Simple example of all third variables (linear)

# Define parameters
n <- 1000
error <- 1 
betaXY   <-  0.2 # effect of smoking history on covid severity
betaXCol <-  0.4 # effect of smoking history on hospitalisation
betaYCol <-  0.5 # effect of covid severity on hospitalisation
betaConX <- -0.6 # effect of HCW status on smoking history
betaConY <-  0.3 # effect of HCW status on covid severity
betaXMed <-  0.7 # effect of smoking history on smoking-related comorbidities
betaMedY <-  0.5 # effect of smoking-related comorbidities on covid severity

# Create variables
Con <- error*rnorm(n)                                          # generate Confounder
X   <- betaConX*Con                           + error*rnorm(n)   # generate X from Confounder
Med <- betaXMed*X                             + error*rnorm(n) # generate Mediator from X
Y   <- betaXY*X + betaConY*Con + betaMedY*Med + error*rnorm(n)   # generate Y from Confounder, Mediator and X
Col <- betaXCol*X + betaYCol*Y                + error*rnorm(n) # generate Collider from X and Y

# Run regressions
lm1 <- lm(Y~X)                     
lm2 <- lm(Y~X+Con)                   
lm3 <- lm(Y~X+Col)
lm4 <- lm(Y~X+Med)
lm5 <- lm(Y~X+Con+Col)
lm6 <- lm(Y~X+Col+Med)
lm7 <- lm(Y~X+Con+Med+Col)
lm8 <- lm(Y~X+Con+Med)
coefXY    <- lm1$coefficients[2]  # save the estimate effect of X on Y from the simple regression
coefXYCon <- lm2$coefficients[2]  # save the estimate effect of X on Y from the multiple regression
coefXYCol <- lm3$coefficients[2]
coefXMedY <- lm4$coefficients[2]
coefXYConCol <- lm5$coefficients[2]
coefXMedYCol <- lm6$coefficients[2]
coefXMedYConCol <- lm7$coefficients[2]
coefXMedYCon <- lm8$coefficients[2]
coefXY.up <- confint(lm1)[2,2]  # finally saving confidence intervals
coefXY.lo <- confint(lm1)[2,1]
coefXYCon.up <- confint(lm2)[2,2]
coefXYCon.lo <- confint(lm2)[2,1]
coefXYCol.up <- confint(lm3)[2,2] 
coefXYCol.lo <- confint(lm3)[2,1] 
coefXMedY.up <- confint(lm4)[2,2] 
coefXMedY.lo <- confint(lm4)[2,1] 
coefXYConCol.up <- confint(lm5)[2,2] 
coefXYConCol.lo <- confint(lm5)[2,1] 
coefXMedYCol.up <- confint(lm6)[2,2] 
coefXMedYCol.lo <- confint(lm6)[2,1] 
coefXMedYConCol.up <- confint(lm7)[2,2] 
coefXMedYConCol.lo <- confint(lm7)[2,1] 
coefXMedYCon.up <- confint(lm8)[2,2] 
coefXMedYCon.lo <- confint(lm8)[2,1] 

# Create data frame
model <- c("None", "Confounder", "Collider", "Mediator",
           "Collider + confounder", "Collider + mediator",
           "Collider + confounder + mediator", "Confounder + mediator")
coef  <- c(coefXY, coefXYCon, coefXYCol, coefXMedY, coefXYConCol, coefXMedYCol, 
           coefXMedYConCol, coefXMedYCon)
upper <- c(coefXY.up, coefXYCon.up, coefXYCol.up, coefXMedY.up, coefXYConCol.up,
           coefXMedYCol.up, coefXMedYConCol.up, coefXMedYCon.up)
lower <- c(coefXY.lo, coefXYCon.lo, coefXYCol.lo, coefXMedY.lo, coefXYConCol.lo,
           coefXMedYCol.lo, coefXMedYConCol.lo, coefXMedYCon.lo)
dat <- data.frame(model, coef, upper, lower)
dat$model <- factor(dat$model, levels=c("None", "Confounder", "Mediator", "Collider",
                                        "Collider + confounder", "Collider + mediator",
                                        "Collider + confounder + mediator", "Confounder + mediator"))

# Plot graph of coefficients
plot25 <- ggplot(dat, aes(x=coef, y=model)) +
  geom_point(shape=19, size = 1.7) +
  geom_vline(xintercept=0.2, linetype='dashed', color='blue') +
  geom_errorbar(aes(xmin=lower, xmax=upper), width=.02, colour = "black") +
  theme_minimal() + 
  xlab("X ~ Y Coefficients") + ylab("Covariates included")
  

################################################################################
# Scenario 4
# Simple example of all third variables (logistic)

# Define parameters (multiplied effects from linear example by 3 to get better effect sizes)
n <- 10000
betaXY   <-  0.6 # effect of smoking history on covid severity
betaXCol <-  1.2 # effect of smoking history on hospitalisation
betaYCol <-  1.5 # effect of covid severity on hospitalisation
betaConX <- -1.8 # effect of HCW status on smoking history
betaConY <-  0.9 # effect of HCW status on covid severity
betaXMed <-  2.1 # effect of smoking history on smoking-related comorbidities
betaMedY <-  1.5 # effect of smoking-related comorbidities on covid severity

# Create variables
Con <- rbinom(n, 1, 0.5)    # generate Confounder
p.X <- 1/(1+exp(-betaConX*Con))
X   <- rbinom(n, 1, p.X)    # generate X from Confounder
p.Med <- 1/(1+exp(-betaXMed*X))
Med <- rbinom(n, 1, p.Med)  # generate Mediator from X
p.Y <- 1/(1+exp(-betaXY*X -betaConY*Con -betaMedY*Med))
Y   <- rbinom(n, 1, p.Y)    # generate Y from Confounder, Mediator and X
p.Col <- 1/(1+exp(-betaXCol*X -betaYCol*Y))
Col <- rbinom(n, 1, p.Col)  # generate Collider from X and Y

# Run regressions
lm1 <- glm(Y~X, family = binomial)                     
lm2 <- glm(Y~X+Con, family = binomial)                   
lm3 <- glm(Y~X+Col, family = binomial)
lm4 <- glm(Y~X+Med, family = binomial)
lm5 <- glm(Y~X+Con+Col, family = binomial)
lm6 <- glm(Y~X+Col+Med, family = binomial)
lm7 <- glm(Y~X+Con+Med+Col, family = binomial)
lm8 <- glm(Y~X+Con+Med, family = binomial)
coefXY    <- exp(lm1$coefficients[2])  # save the estimate effect of X on Y 
coefXYCon <- exp(lm2$coefficients[2])  
coefXYCol <- exp(lm3$coefficients[2])
coefXMedY <- exp(lm4$coefficients[2])
coefXYConCol <- exp(lm5$coefficients[2])
coefXMedYCol <- exp(lm6$coefficients[2])
coefXMedYConCol <- exp(lm7$coefficients[2])
coefXMedYCon <- exp(lm8$coefficients[2])
coefXY.up <- exp(confint(lm1)[2,2])    # save confidence intervals
coefXY.lo <- exp(confint(lm1)[2,1])
coefXYCon.up <- exp(confint(lm2)[2,2])
coefXYCon.lo <- exp(confint(lm2)[2,1])
coefXYCol.up <- exp(confint(lm3)[2,2])
coefXYCol.lo <- exp(confint(lm3)[2,1])
coefXMedY.up <- exp(confint(lm4)[2,2])
coefXMedY.lo <- exp(confint(lm4)[2,1])
coefXYConCol.up <- exp(confint(lm5)[2,2])
coefXYConCol.lo <- exp(confint(lm5)[2,1])
coefXMedYCol.up <- exp(confint(lm6)[2,2])
coefXMedYCol.lo <- exp(confint(lm6)[2,1])
coefXMedYConCol.up <- exp(confint(lm7)[2,2])
coefXMedYConCol.lo <- exp(confint(lm7)[2,1])
coefXMedYCon.up <- exp(confint(lm8)[2,2])
coefXMedYCon.lo <- exp(confint(lm8)[2,1])

# Create data frame
model <- c("None", "Confounder", "Collider", "Mediator",
           "Collider + confounder", "Collider + mediator",
           "Collider + confounder + mediator", "Confounder + mediator")
coef  <- c(coefXY, coefXYCon, coefXYCol, coefXMedY, coefXYConCol, coefXMedYCol, 
           coefXMedYConCol, coefXMedYCon)
upper <- c(coefXY.up, coefXYCon.up, coefXYCol.up, coefXMedY.up, coefXYConCol.up,
           coefXMedYCol.up, coefXMedYConCol.up, coefXMedYCon.up)
lower <- c(coefXY.lo, coefXYCon.lo, coefXYCol.lo, coefXMedY.lo, coefXYConCol.lo,
           coefXMedYCol.lo, coefXMedYConCol.lo, coefXMedYCon.lo)
dat <- data.frame(model, coef, upper, lower)
dat$model <- factor(dat$model, levels=c("None", "Confounder", "Mediator", "Collider",
                                        "Collider + confounder", "Collider + mediator",
                                        "Collider + confounder + mediator", "Confounder + mediator"))

# Plot graph of coefficients
plot26 <- ggplot(dat, aes(x=coef, y=model)) +
  geom_point(shape=19, size = 1.7) +
  geom_vline(xintercept=1.8, linetype='dashed', color='blue') +
  geom_errorbar(aes(xmin=lower, xmax=upper), width=.02, colour = "black") +
  theme_minimal() + 
  xlab("X ~ Y Odds Ratio") + ylab("Covariates included")

# View the graphs
ggarrange(plot25, plot26, labels = c("A", "B"),
          ncol = 1, nrow = 2)


################################################################################
# Scenario 5
# Complex example of all third variables (linear)

# Setting parameters and creating variables
n     <- 1000
error <- 1
age       <-  error*rnorm(n)     # generate Con from standard normal distribution
ethnicity <-  error*rnorm(n)     # generate Con from standard normal distribution
hcw       <-  0.2*ethnicity + error*rnorm(n)     # generate Con from ethnicity
smoking   <- -0.4*hcw + -0.2*ethnicity + error*rnorm(n)    # generate  X  from hcw + ethnicity
comorbid  <-  0.3*smoking   + error*rnorm(n)               # generate Med from smoking 
# generate  Y  from smoking + age + comorbid + hcw + ethnicity 
covidsev  <-  0.2*smoking + 0.2*age + 0.4*comorbid + 0.3*hcw + 0.2*ethnicity + error*rnorm(n)   
# generate Col from smoking + hcw + age + comorbid + covidsev + ethnicity 
hospital  <-  0.2*smoking + 0.1*hcw + 0.4*age + 0.3*comorbid + 0.5*covidsev + 0.1*ethnicity + error*rnorm(n)    
# generate Col from smoking + hcw + age + comorbid + covidsev + hospital
testing   <-  0.1*smoking + 0.3*hcw + 0.2*age + comorbid*0.2 + covidsev*0.3 + 0.5*hospital + error*rnorm(n)   

# Running regressions
lm1 <- lm(covidsev ~ smoking)
lm2 <- lm(covidsev ~ smoking + age + ethnicity + hcw) # adjust for confounders
lm3 <- lm(covidsev ~ smoking + hospital + testing)    # adjust for colliders
lm4 <- lm(covidsev ~ smoking + comorbid)              # adjust for mediator
lm5 <- lm(covidsev ~ smoking + age + ethnicity + hcw + hospital + testing) # confounders + colliders
lm6 <- lm(covidsev ~ smoking + hospital + testing + comorbid)              # colliders + mediator
lm7 <- lm(covidsev ~ smoking + age + ethnicity + hcw + hospital + testing + comorbid)  # all
lm8 <- lm(covidsev ~ smoking + age + ethnicity + hcw + comorbid)           # confounders + mediator
coefXY    <- lm1$coefficients[2]  # save the estimate effect of X on Y from the simple regression
coefXYCon <- lm2$coefficients[2]  # save the estimate effect of X on Y from the multiple regressions
coefXYCol <- lm3$coefficients[2]
coefXMedY <- lm4$coefficients[2]
coefXYConCol <- lm5$coefficients[2]
coefXMedYCol <- lm6$coefficients[2]
coefXMedYConCol <- lm7$coefficients[2]
coefXMedYCon <- lm8$coefficients[2]
coefXY.up <- confint(lm1)[2,2]    # save confidence intervals
coefXY.lo <- confint(lm1)[2,1]
coefXYCon.up <- confint(lm2)[2,2]
coefXYCon.lo <- confint(lm2)[2,1]
coefXYCol.up <- confint(lm3)[2,2] 
coefXYCol.lo <- confint(lm3)[2,1] 
coefXMedY.up <- confint(lm4)[2,2] 
coefXMedY.lo <- confint(lm4)[2,1] 
coefXYConCol.up <- confint(lm5)[2,2] 
coefXYConCol.lo <- confint(lm5)[2,1] 
coefXMedYCol.up <- confint(lm6)[2,2] 
coefXMedYCol.lo <- confint(lm6)[2,1] 
coefXMedYConCol.up <- confint(lm7)[2,2] 
coefXMedYConCol.lo <- confint(lm7)[2,1] 
coefXMedYCon.up <- confint(lm8)[2,2] 
coefXMedYCon.lo <- confint(lm8)[2,1] 

# Create data frame
model <- c("None", "Confounders", "Colliders", "Mediator",
           "Colliders + confounders", "Colliders + mediator",
           "Colliders + confounders + mediator", "Confounders + mediator")
coef  <- c(coefXY, coefXYCon, coefXYCol, coefXMedY, coefXYConCol, coefXMedYCol, 
           coefXMedYConCol, coefXMedYCon)
upper <- c(coefXY.up, coefXYCon.up, coefXYCol.up, coefXMedY.up, coefXYConCol.up,
           coefXMedYCol.up, coefXMedYConCol.up, coefXMedYCon.up)
lower <- c(coefXY.lo, coefXYCon.lo, coefXYCol.lo, coefXMedY.lo, coefXYConCol.lo,
           coefXMedYCol.lo, coefXMedYConCol.lo, coefXMedYCon.lo)
dat <- data.frame(model, coef, upper, lower)
dat$model <- factor(dat$model, levels=c("None", "Confounders", "Mediator", "Colliders",
                                        "Colliders + confounders", "Colliders + mediator",
                                        "Colliders + confounders + mediator", "Confounders + mediator"))

# Plot graph of coefficients
plot27 <- ggplot(dat, aes(x=coef, y=model)) +
  geom_point(shape=19, size = 1.7) +
  geom_vline(xintercept=0.2, linetype='dashed', color='blue') +
  geom_errorbar(aes(xmin=lower, xmax=upper), width=.02, colour = "black") +
  theme_minimal() + 
  xlab("X ~ Y Coefficients") + ylab("Covariates included")

################################################################################
# Scenario 5
# Complex example of all third variables (logistic)

# Define parameters (effects same as linear but multiplied by 3 for better effect sizes)

n <- 10000
age        <- rbinom(n, 1, 0.5) # generate Con from standard normal distribution
ethnicity  <- rbinom(n, 1, 0.5) # generate Con from standard normal distribution
p.hcw      <- 1 / (1 + exp(-0.6*ethnicity))
hcw        <- rbinom(n, 1, p.hcw)     # generate Con from ethnicity
p.smoking  <- 1 / (1 + exp(-(-1.2*hcw) -(-0.6*ethnicity)))
smoking    <- rbinom(n, 1, p.smoking)    # generate  X  from hcw + ethnicity
p.comorbid <- 1 / (1 + exp(-0.9*smoking))
comorbid   <- rbinom(n, 1, p.comorbid)      # generate Med from smoking
# generate  Y  from smoking + age + comorbid + hcw + ethnicity
p.covidsev <- 1 / (1 + exp(-0.6*smoking -0.6*age -1.2*comorbid -0.9*hcw -0.6*ethnicity))
covidsev   <- rbinom(n, 1, p.covidsev)
# generate Col from smoking + hcw + age + comorbid + covidsev + ethnicity
p.hospital <- 1 / (1 + exp(-0.6*smoking -0.3*hcw -1.2*age -0.9*comorbid -1.5*covidsev -0.3*ethnicity))
hospital   <- rbinom(n, 1, p.hospital)
# generate Col from smoking + hcw + age + comorbid + covidsev + hospital
p.testing  <- 1 / (1 + exp(-0.3*smoking -0.9*hcw -0.6*age -0.6*comorbid -0.9*covidsev -1.5*hospital))
testing    <- rbinom(n, 1, p.testing)

dat <- data.frame(age, ethnicity, hcw, smoking, comorbid, covidsev, hospital, testing)

lm1 <- glm(data = dat, covidsev ~ smoking, family = binomial)
lm2 <- glm(data = dat, covidsev ~ smoking + age + ethnicity + hcw, family = binomial)
lm3 <- glm(data = dat, covidsev ~ smoking + hospital + testing, family = binomial)    # adjust for colliders
lm4 <- glm(data = dat, covidsev ~ smoking + comorbid, family = binomial)              # adjust for mediator
lm5 <- glm(data = dat, covidsev ~ smoking + age + ethnicity + hcw + hospital + testing, family = binomial) # confounders + colliders
lm6 <- glm(data = dat, covidsev ~ smoking + hospital + testing + comorbid, family = binomial) # colliders + mediator
lm7 <- glm(data = dat, covidsev ~ ., family = binomial)  # all
lm8 <- glm(data = dat, covidsev ~ smoking + age + ethnicity + hcw + comorbid, family = binomial)
coefXY    <- exp(lm1$coefficients[2])  # save the estimate effect of X on Y from the simple regression
coefXYCon <- exp(lm2$coefficients[2])  # save the estimate effect of X on Y from the multiple regression
coefXYCol <- exp(lm3$coefficients[2])
coefXMedY <- exp(lm4$coefficients[2])
coefXYConCol <- exp(lm5$coefficients[2])
coefXMedYCol <- exp(lm6$coefficients[2])
coefXMedYConCol <- exp(lm7$coefficients[2])
coefXMedYCon <- exp(lm8$coefficients[2])
coefXY.up <- exp(confint(lm1)[2,2])    # finally saving confidence intervals
coefXY.lo <- exp(confint(lm1)[2,1])
coefXYCon.up <- exp(confint(lm2)[2,2])
coefXYCon.lo <- exp(confint(lm2)[2,1])
coefXYCol.up <- exp(confint(lm3)[2,2])
coefXYCol.lo <- exp(confint(lm3)[2,1])
coefXMedY.up <- exp(confint(lm4)[2,2])
coefXMedY.lo <- exp(confint(lm4)[2,1])
coefXYConCol.up <- exp(confint(lm5)[2,2])
coefXYConCol.lo <- exp(confint(lm5)[2,1])
coefXMedYCol.up <- exp(confint(lm6)[2,2])
coefXMedYCol.lo <- exp(confint(lm6)[2,1])
coefXMedYConCol.up <- exp(confint(lm7)[2,2])
coefXMedYConCol.lo <- exp(confint(lm7)[2,1])
coefXMedYCon.up <- exp(confint(lm8)[2,2])
coefXMedYCon.lo <- exp(confint(lm8)[2,1])

model <- c("None", "Confounders", "Colliders", "Mediator",
           "Colliders + confounders", "Colliders + mediator",
           "Colliders + confounders + mediator", "Confounders + mediator")
coef  <- c(coefXY, coefXYCon, coefXYCol, coefXMedY, coefXYConCol, coefXMedYCol,
           coefXMedYConCol, coefXMedYCon)
upper <- c(coefXY.up, coefXYCon.up, coefXYCol.up, coefXMedY.up, coefXYConCol.up,
           coefXMedYCol.up, coefXMedYConCol.up, coefXMedYCon.up)
lower <- c(coefXY.lo, coefXYCon.lo, coefXYCol.lo, coefXMedY.lo, coefXYConCol.lo,
           coefXMedYCol.lo, coefXMedYConCol.lo, coefXMedYCon.lo)

dat2 <- data.frame(model, coef, upper, lower)
dat2$model <- factor(dat2$model, levels=c("None", "Confounders", "Mediator", "Colliders",
                                          "Colliders + confounders", "Colliders + mediator",
                                          "Colliders + confounders + mediator", "Confounders + mediator"))

# Graph showing coefficients (xintercept is exp(0.6) = ~1.8)
plot28 <- ggplot(dat2, aes(x=coef, y=model)) +
  geom_point(shape=19, size = 1.7) +
  geom_vline(xintercept=1.8, linetype='dashed', color='blue') +
  geom_errorbar(aes(xmin=lower, xmax=upper), width=.02, colour = "black") +
  theme_minimal() +
  xlab("X ~ Y Odds Ratio") + ylab("Covariates included")

# View the graphs
ggarrange(plot27, plot28, labels = c("A", "B"),
          ncol = 1, nrow = 2)
